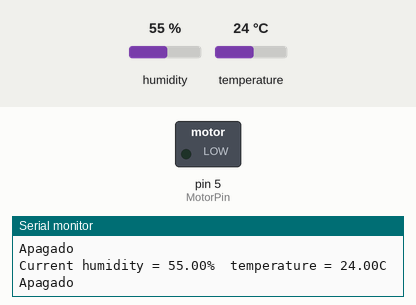
This sketch was run on a simulated Arduino Uno, built with avr-gcc and run on an emulated ATmega328P. Parts: switched loads named in the sketch (green lamp = pin HIGH), the last lines printed to the serial monitor. The inputs (shaded band) are chosen by the test bench; at power-on: humidity 55 %, temperature 24 °C.

Above: at 1.9 s.
2.0 s: humidity set to 89 %
5.2 s: humidity set to 92 %
At 6.5 s:
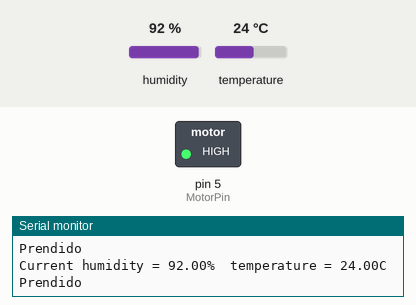
8.4 s: humidity set to 22 %
At 10.9 s:
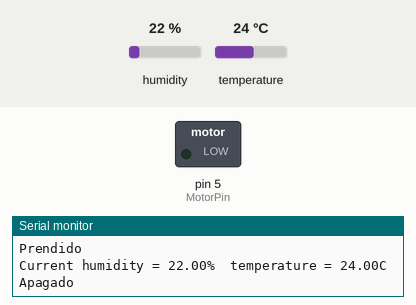
11.9 s: humidity set to 91 %
At 13.7 s:
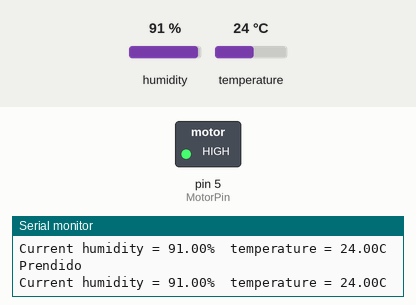
Timing chart, 0 to 15.2 s (numbered marks = the images above; inputs shaded):
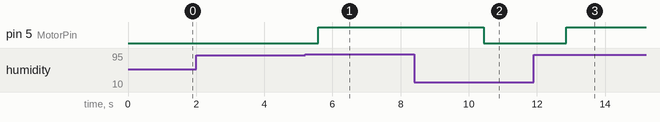

The sketch:

Fully-Automatic-Local.ino
```cpp
// Levels of Automation Laboratories
// Fully Automatic Local control

#include "DHT.h"
#define DHTTYPE DHT11 // DHT 11

#define dht_dpin 4
DHT dht(dht_dpin, DHTTYPE);

int MotorPin=5; // Motor

void setup()
{
  Serial.begin(9600);
  pinMode(MotorPin, OUTPUT);
  digitalWrite(MotorPin, LOW); // Motor starts turned off
  delay(700);
}

void loop()
{
    float h = dht.readHumidity();
    float t = dht.readTemperature();
    Serial.print("Current humidity = ");
    Serial.print(h);
    Serial.print("%  ");
    Serial.print("temperature = ");
    Serial.print(t);
    Serial.println("C  ");

  if (h>90){
    digitalWrite(MotorPin, HIGH); // Motor activates
    Serial.println("Prendido");
  }
  else {
    digitalWrite(MotorPin, LOW);
    Serial.println("Apagado");
  }
  delay(800);
}
```

Measured:
- the behaviour switches between 90 and 91 % on humidity (found by bisection; images 0 and 1)
- after the input at 5.2 s, pin 5 (MotorPin): LOW → HIGH after 0.38 s
- after the input at 8.4 s, pin 5 (MotorPin): HIGH → LOW after 2.0 s
- after the input at 11.9 s, pin 5 (MotorPin): LOW → HIGH after 0.96 s
